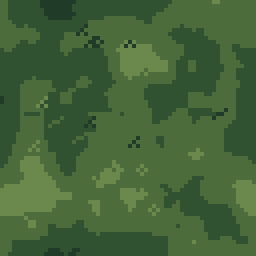
#> input picture assets/tilesets/forest_ground/grass_deep.png, 64 x 64 px (shown 4 times larger)
$ python generate_blob_masks.py
#> lines starting #> are read from the running program, lines starting #| are printed output that depends on the picture; after the words box and inside, x2 and y2 are one past the last pixel; in counts of white or black regions, pixels touching at a corner belong together
#!/usr/bin/env python3
"""Generate reusable, connected 47-configuration 8-neighbour terrain masks."""
from pathlib import Path
import itertools
import json
from PIL import Image, ImageDraw

ROOT = Path(__file__).resolve().parents[1]
GROUND = ROOT / "assets" / "tilesets" / "forest_ground"
OUT = GROUND / "blob_masks"
S = 64
CARDINALS = {"N": 1, "E": 2, "S": 4, "W": 8}
DIAGONALS = {"NE": 16, "SE": 32, "SW": 64, "NW": 128}
ALL_BITS = {**CARDINALS, **DIAGONALS}

def valid_masks():
    result = []
    for cardinal_bits in range(16):
        active = {name: bool(cardinal_bits & bit) for name, bit in CARDINALS.items()}
        allowed = []
        if active["N"] and active["E"]: allowed.append("NE")
        if active["E"] and active["S"]: allowed.append("SE")
        if active["S"] and active["W"]: allowed.append("SW")
        if active["W"] and active["N"]: allowed.append("NW")
        for choices in itertools.product((False, True), repeat=len(allowed)):
            value = cardinal_bits
            for name, enabled in zip(allowed, choices):
                if enabled:
                    value |= DIAGONALS[name]
            result.append(value)
    return sorted(result)

def build_mask(value):
    mask = Image.new("L", (S, S), 0)
    draw = ImageDraw.Draw(mask)
    n, e, s, w = (bool(value & CARDINALS[k]) for k in ("N", "E", "S", "W"))
    ne, se, sw, nw = (bool(value & DIAGONALS[k]) for k in ("NE", "SE", "SW", "NW"))

    # The center remains a connected terrain body even when surrounded by
    # base terrain. Cardinal neighbours extend that body to the tile edges.
    draw.ellipse((20, 20, 44, 44), fill=255)
    if n: draw.ellipse((15, -18, 49, 44), fill=255)
    if e: draw.ellipse((20, 15, 82, 49), fill=255)
    if s: draw.ellipse((15, 20, 49, 82), fill=255)
    if w: draw.ellipse((-18, 15, 44, 49), fill=255)

    corners = (
        (ne, n and e, (64, 0)),
        (se, e and s, (64, 64)),
        (sw, s and w, (0, 64)),
        (nw, w and n, (0, 0)),
    )
    for diagonal, both_sides, (cx, cy) in corners:
        if not both_sides:
            continue
        if diagonal:
            draw.ellipse((cx - 23, cy - 23, cx + 23, cy + 23), fill=255)
        else:
            draw.ellipse((cx - 12, cy - 12, cx + 12, cy + 12), fill=0)
    return mask

def main():
    OUT.mkdir(parents=True, exist_ok=True)
    values = valid_masks()
    if len(values) != 47 or len(set(values)) != 47:
        raise ValueError(f"Expected 47 unique valid masks, got {len(values)}")

    columns, rows = 8, 6
    atlas = Image.new("L", (columns * S, rows * S), 0)
#> atlas: PIL image 512x384 L; every value is 0
    entries = []
    for index, value in enumerate(values):
        filename = f"mask_{value:03d}.png"
        mask = build_mask(value)
        if mask.getextrema()[1] == 0:
            raise ValueError(f"Generated empty mask for neighbor configuration {value}")
        mask.save(OUT / filename, optimize=True)
        atlas.paste(mask, ((index % columns) * S, (index // columns) * S))
        entries.append({
            "index": index,
            "neighbor_mask": value,
            "file": filename,
            "neighbors": [name for name, bit in ALL_BITS.items() if value & bit],
        })
#> this loop made 47 passes
#> pass 1, in main, `mask = build_mask(value)`:
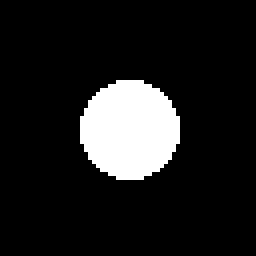
#> mask: PIL image 64x64 L (shown 4 times larger); 11.9% white; 1 white region, box (x1, y1, x2, y2) and area: (20, 20, 45, 45) 489
#> pass 2, in main, `mask = build_mask(value)`:
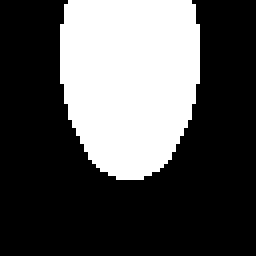
#> mask: PIL image 64x64 L (shown 4 times larger); 32.4% white; 1 white region, box (x1, y1, x2, y2) and area: (15, 0, 50, 45) 1329
#> pass 3, in main, `mask = build_mask(value)`:
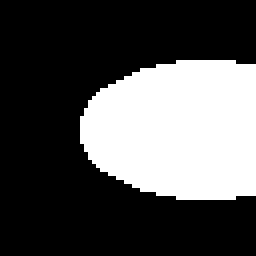
#> mask: PIL image 64x64 L (shown 4 times larger); 31.7% white; 1 white region, box (x1, y1, x2, y2) and area: (20, 15, 64, 50) 1298
#> after the loop:
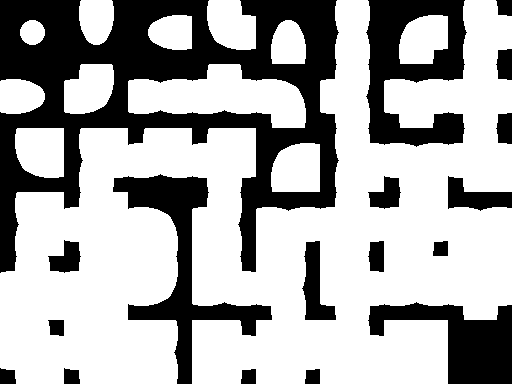
#> atlas: PIL image 512x384 L; 66.9% white; 18 black regions, largest, box (x1, y1, x2, y2) and area: (0, 0, 339, 273) 36303, (366, 0, 467, 147) 8426, (113, 174, 272, 384) 7675
#> after the loop: mask: PIL image 64x64 L; every value is 255
#> after the loop, entries = 47 items
    atlas.save(OUT / "forest_blob_masks.png", optimize=True)

    grass = Image.open(GROUND / "grass_deep.png").convert("RGBA")
#> grass is the input picture: PIL image 64x64 RGBA; mean R, G, B, A 67.8, 99.9, 56, 255
#> (the run stopped early here; a loop or call above may not have finished)
